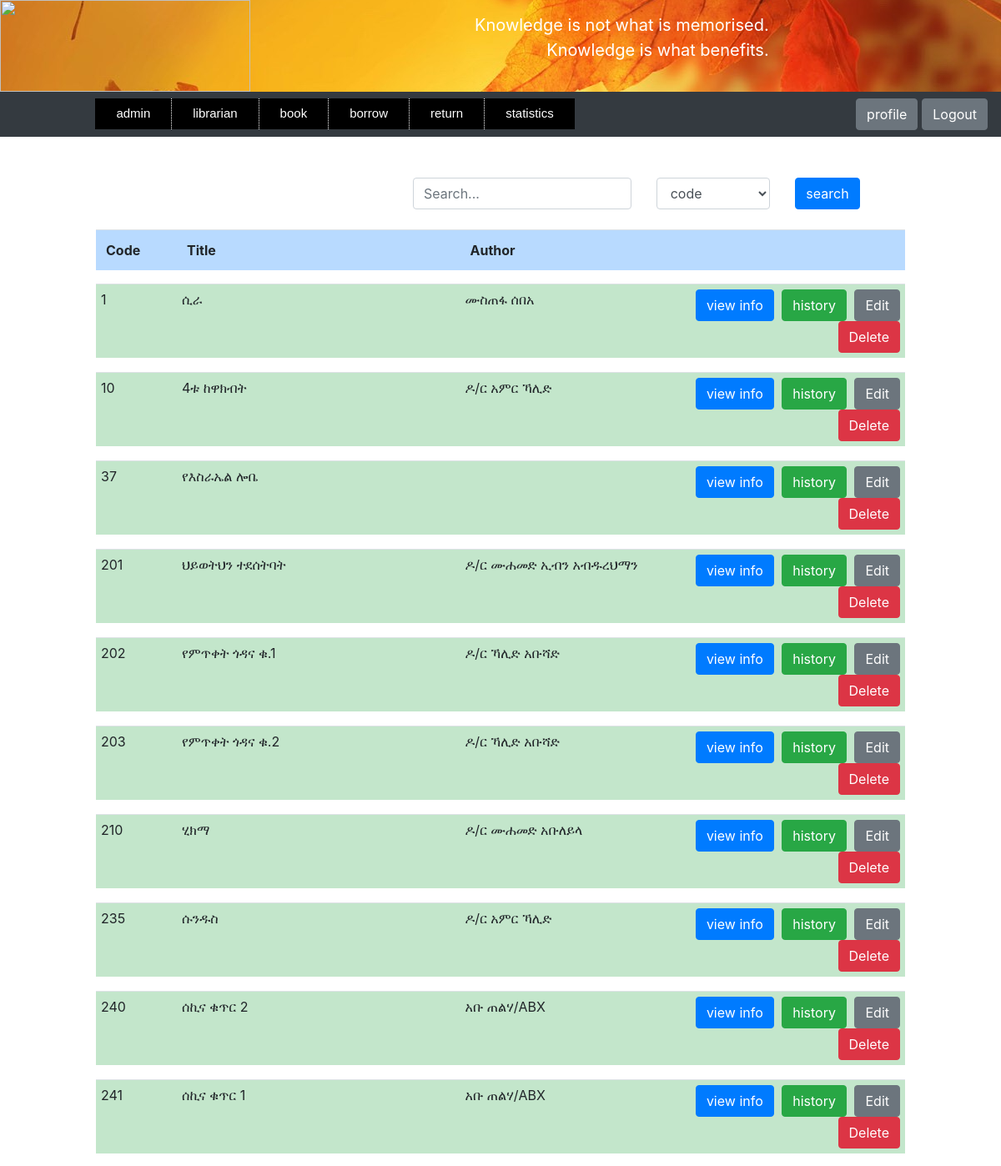
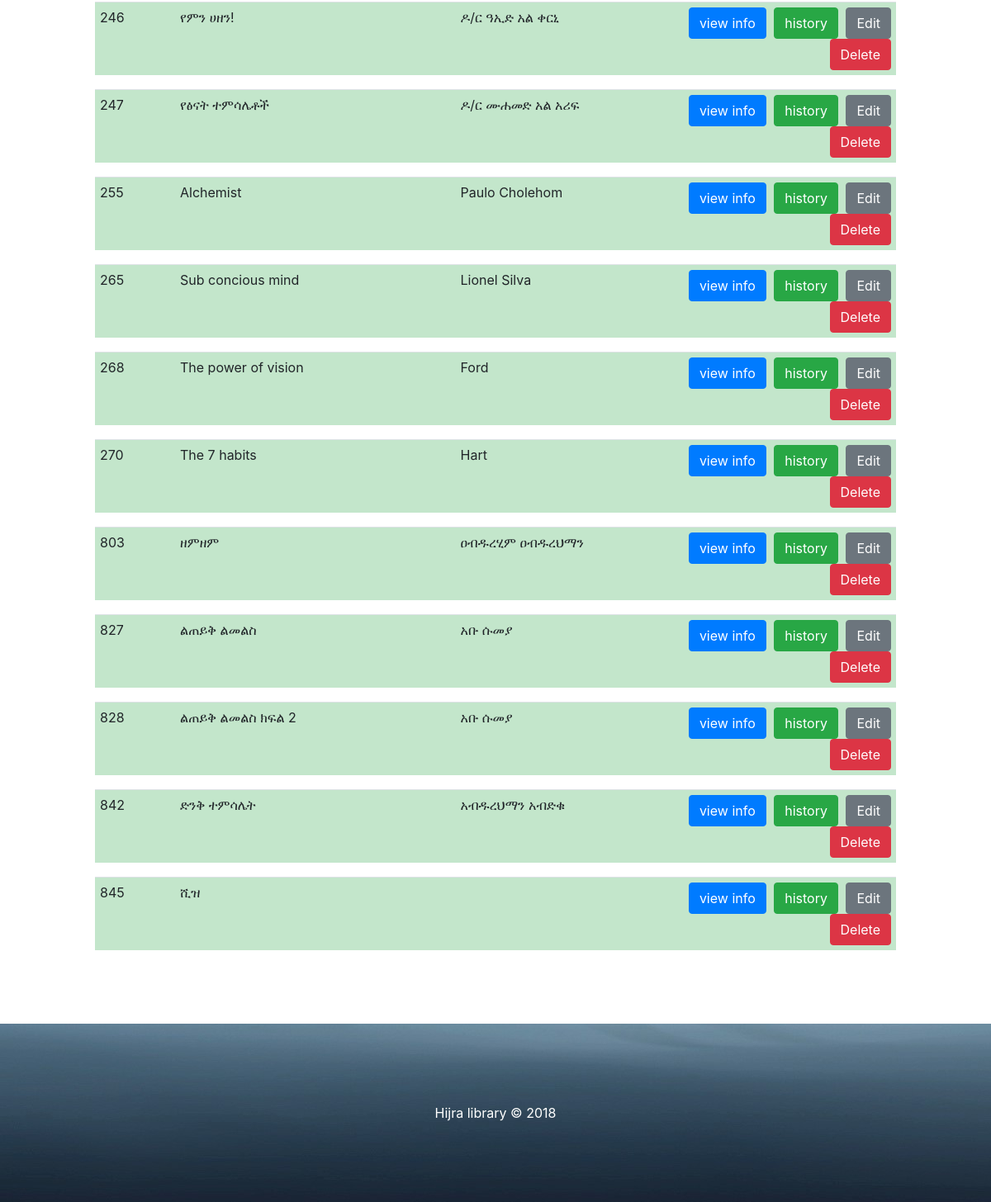
Page /book-view-by-admin/ (signed in) on the committed database (2 pictures, top to bottom).
### store/models.py (models this page shows, shortened)
class Book(models.Model):
    code = models.CharField(max_length=200, unique=True)
    title = models.CharField(max_length=200)
    author = models.CharField(max_length=200)
    pub_year = models.PositiveSmallIntegerField(null=True, blank=True)
    category = models.ForeignKey(Category, on_delete=models.CASCADE, null=True, blank=True)
    description = models.TextField(blank=True)
    page = models.PositiveIntegerField()
    amount = models.PositiveIntegerField(default=1)
    specific_code = CollectionField(sort=True, unique_items=True, collection_type=set)
    borrow_specific_code = CollectionField(sort=True, unique_items=True, collection_type=set, blank=True)
    image = models.ImageField(upload_to='', blank=True, default='book.png')
    register_date = models.DateField()
    class Meta:
        unique_together = ('title', 'author', 'page')
    def image_tag(self):
        return mark_safe('<img src="%s" width="150" height="150"/>' % self.image.url)
    image_tag.short_description = 'Image'
    image_tag.allow_tags = True

### store/views.py (the view, shortened to what this page needs)
# urls.py: path('book-view-by-admin/', views.book_view_by_admin, name='book-view-by-admin'),
def book_view_by_admin(request):
    if request.session.get('admin_auth'):
        if request.method == "POST":
            form = BookSearch(request.POST)
            text = request.POST.get('search_engine')
            catalog = request.POST.get('catalog')
            if catalog == 'code':
                book = Book.objects.filter(code__contains=text)
            elif catalog == 'title':
                book = Book.objects.filter(title__contains=text)
            elif catalog == 'author':
                book = Book.objects.filter(author__contains=text)
            elif catalog == 'category':
                book = Book.objects.filter(category__name__contains=text)
            else:
                try:
                    year = int(text)
                    book = Book.objects.filter(pub_year__contains=year)
                except ValueError:
                    book = Book.objects.none()
        else:
            form = BookSearch()
            book = Book.objects.all()
        try:
            book = sorted(book, key=lambda x: int(x.code), reverse=False)
        except ValueError:
            book = sorted(book, key=lambda x: x.code, reverse=False)
        for i in book:
            i.photo = "Images/" + str(i.image)
            i.current_amount = len(i.specific_code)
            current = list(i.specific_code)
            current.sort()
            i.current_specific_codes = ','.join(current)
            if len(i.current_specific_codes) == 0:
                i.current_specific_codes = '-'
            borrow = list(i.borrow_specific_code)
            borrow.sort()
            i.current_borrow_specific_codes = ','.join(borrow)
            if i.current_borrow_specific_codes == '':
                i.current_borrow_specific_codes = '-'
            total = current
            total.extend(borrow)
            total.sort()
            i.total_specific_codes = ','.join(total)
            if i.total_specific_codes == '':
                i.total_specific_codes = '-'
            elif len(i.total_specific_codes) > 40:
                new = ''
                last = 40
                while last < len(i.total_specific_codes):
                    new += i.total_specific_codes[last-40:last]+'\n'
                    last += 40
                new += i.total_specific_codes[last-40:]+'\n'
                i.total_specific_codes = new
        return render(request, 'webpages/book_view_by_admin.html', {'form': form, 'book': book})
    else:
        raise Http404("You are not logged in")

### store/forms.py
class BookSearch(forms.Form):
    search_engine = forms.CharField(
        label='',
        max_length=1024,
        widget=forms.TextInput(attrs={'placeholder': 'Search...'}),
    )
    catalog = ChoiceField(
        label='',
        widget=forms.Select(),
        choices=[('code', 'code'), ('title', 'title'), ('author', 'author'), ('category', 'category'),
                 ('pub_year', 'publication year')],
        initial='code'
    )

### store/models.py (called while the page is built)
    def __str__(self):
        return self.name

### store/templates/webpages/book_view_by_admin.html (shortened to what this page needs)
<!DOCTYPE html>
<html lang="en">
    <head class="header-site">
        {% load static %}
        {% load filter %}
        {% load widget_tweaks %}
            {% include "webpages/admin_page.html" %}
        <link rel="stylesheet" href="{% static 'files/bootstrap/css/bootstrap.css' %}"  type="text/css" >
        <link rel="stylesheet" href="{% static 'files/style2.css' %}"  type="text/css" >
        <link rel="stylesheet" href="{% static 'files/style3.css' %}"  type="text/css" >
        <link rel="stylesheet" href="{% static 'files/style4.css' %}"  type="text/css" >
        <link rel="stylesheet" href="{% static 'files/style5.css' %}"  type="text/css" >
        <link rel="stylesheet" href="{% static 'files/style6.css' %}"  type="text/css" >
    </head>
    <body>
         {% block search %}
            <div class = "container col-5" align="right" style="margin-left:40%;">
            <form  method="post" novalidate>
                <div class="row">
                    {% for field in form.visible_fields %}
                        {% if field.name == 'search_engine' %}
                            <div class="col-md-7">
                                {% render_field field class="form-control" %}
                            </div>
                        {% else %}
                           <div class="col-md-4 ">
                                {% render_field field class="form-control" %}
                            </div>
                        {% endif %}
                    {% endfor %}
                    <div class="col-md-1">
                    <button type="submit" class = "btn btn-primary"> search</button>
                    </div>
                </div>
            </form>
            </div>
            <br>
        {% endblock search%}
        {% if book%}
        <div class="container col-10">
            <table class="table table-primary" >
            <tr>
                <th style="width: 10%;">Code</th>
                <th style="width: 35%;">Title</th>
                <th style="width: 55%;">Author</th>
            </tr>
            </table>
        </div>
        {% else %}
            <div class="container col-8">
                <h4>There is no result</h4>
            </div>
        {% endif %}
         {% for i in book %}
        <div class="container col-10">
            <table class="table table-success">
                    <tr>
                        <td style="width: 10%;">{{i.code}}</td>
                        <td style="width: 35%;">{{i.title}}</td>
                        <td style="width: 25%;">{{i.author}}</td>
                        <td align="right" style="width: 30%;">
                            <input type="button"  id ="button2-{{i.id}}" class="btn btn-primary"  onclick="myFunction2({{i.id}})"
                            value="view info">
                            <a class="btn btn-success" href="{% url 'view-book-history-by-admin' i.id %}" target="_blank" style="margin-left:5px;">history</a>
                            <a class="btn btn-secondary" href="{% url 'EditBook' i.id %}" style="margin-left:5px;">Edit</a>
                            <a class="btn btn-danger" href="{% url 'deleteBookConfirm' i.id %}" style="margin-left:5px;">Delete</a>
                        </td>
                    </tr>
            </table>
        </div>
            <div class="container col-10">
        </div>
        {% endfor %}
    </body>
    <footer>
        {% include "webpages/footer.html" %}
    </footer>
</html>

### store/static/files/style3.css (style rules this page uses)
a.butt:link, a.back:visited, { background-color: #11aa44; color: white; }
table, th, td { border: 1px solid black; }

### store/static/files/style6.css (style rules this page uses)
.table-success>tbody>tr>td { padding:6px; text-font:8px; }

### rows in the picture
Book: code "1", title "ሲራ", author "ሙስጠፋ ሰበአ"
Book: code "10", title "4ቱ ከዋክብት", author "ዶ/ር አምር ኻሊድ"
Book: code "37", title "የእስራኤል ሎቤ"
Book: code "201", title "ህይወትህን ተደሰትባት", author "ዶ/ር ሙሐመድ ኢብን አብዱረህማን"
Book: code "202", title "የምጥቀት ጎዳና ቁ.1", author "ዶ/ር ኻሊድ አቡሻድ"
Book: code "203", title "የምጥቀት ጎዳና ቁ.2", author "ዶ/ር ኻሊድ አቡሻድ"
Book: code "210", title "ሂክማ", author "ዶ/ር ሙሐመድ አቡለይላ"
Book: code "235", title "ሱንዱስ", author "ዶ/ር አምር ኻሊድ"
Book: code "240", title "ሰኪና ቁጥር 2", author "አቡ ጠልሃ/ABX"
Book: code "241", title "ሰኪና ቁጥር 1", author "አቡ ጠልሃ/ABX"
Book: code "246", title "የምን ሀዘን!", author "ዶ/ር ዓኢድ አል ቀርኒ"
Book: code "247", title "የፅናት ተምሳሌቶች", author "ዶ/ር ሙሐመድ አል አሪፍ"
Book: code "255", title "Alchemist", author "Paulo Cholehom"
Book: code "265", title "Sub concious mind", author "Lionel Silva"
Book: code "268", title "The power of vision", author "Ford"
Book: code "270", title "The 7 habits", author "Hart"
Book: code "803", title "ዘምዘም", author "ዐብዱረሂም ዐብዱረህማን"
Book: code "827", title "ልጠይቅ ልመልስ", author "አቡ ሱመያ"
Book: code "828", title "ልጠይቅ ልመልስ ክፍል 2", author "አቡ ሱመያ"
Book: code "842", title "ድንቅ ተምሳሌት", author "አብዱረህማን አብድቁ"
Book: code "845", title "ሺዝ"
